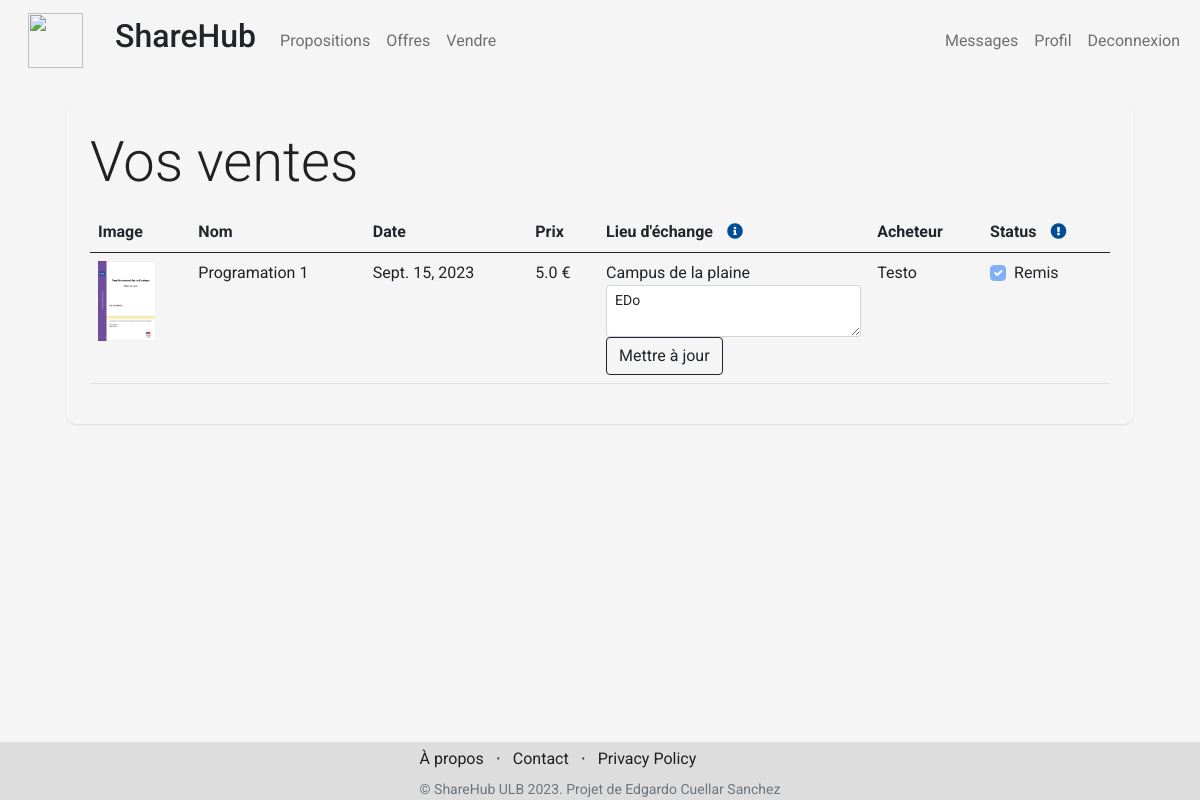
Before: /sales (signed in) with the older database file.
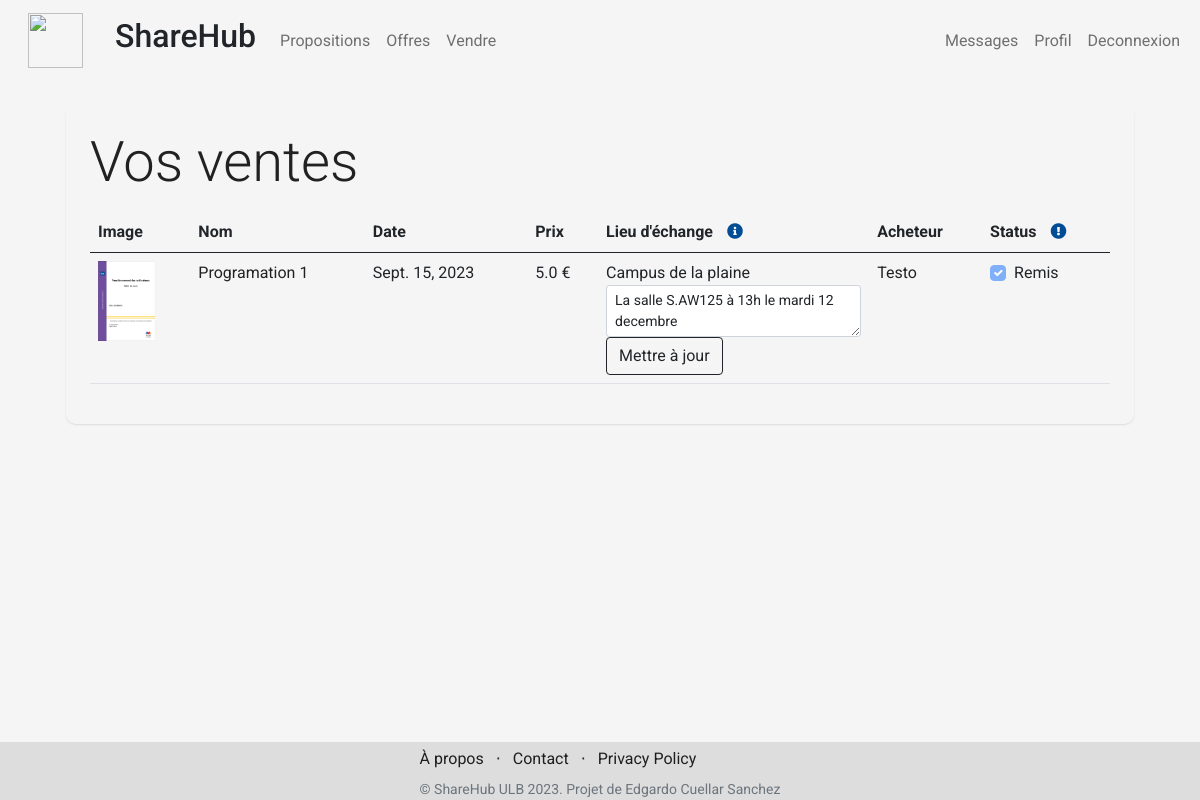
After: the same page with the newer database file.
### store/models/orders.py (models this page shows, shortened)
class Order(models.Model):
    product = models.ForeignKey(Products, on_delete=models.CASCADE)
    buyer = models.ForeignKey(
        Customer,
        on_delete=models.CASCADE,
        related_name='buyer_orders'  # Specify a related name for the buyer
    )
    seller = models.ForeignKey(
        Customer,
        on_delete=models.CASCADE,
        related_name='seller_orders'  # Specify a related name for the seller
    )
    price = models.IntegerField()
    place_description = models.CharField(max_length=200, default='', blank=True)
    date = models.DateField(default=datetime.datetime.today)
    status = models.BooleanField(default=False)
    rated = models.IntegerField(default=0)
    @staticmethod
    def get_orders_by_seller(seller_id):
        return Order.objects.filter(seller_id=seller_id).order_by('-date')

### store/models/product.py (models this page shows, shortened)
class Products(models.Model):
    user_id = models.CharField(max_length=50)
    name = models.CharField(max_length=60)
    price= models.IntegerField(default=0)
    category= models.ForeignKey(Category,on_delete=models.CASCADE,default=1 )
    condition= models.ForeignKey(Condition,on_delete=models.CASCADE,default=1 )
    place= models.ForeignKey(Place,on_delete=models.CASCADE,default=1 )
    description= models.CharField(max_length=250, default='', blank=True, null= True)
    image= models.ImageField(upload_to='products/')
    date = models.IntegerField(default=2000)
    sold = models.BooleanField(default=False)

### store/models/category.py (models this page shows, shortened)
class Place(models.Model):
    name= models.CharField(max_length=50)
    def __str__(self):
        return self.name

### store/models/customer.py (models this page shows, shortened)
class Customer(models.Model):
    first_name = models.CharField(max_length=50)
    last_name = models.CharField (max_length=50)
    description = models.CharField(max_length=288)
    faculty = models.CharField(max_length=50)
    email=models.EmailField()
    password = models.CharField(max_length=100)

### store/middlewares/auth.py (the view)
    def middleware(request):
        print(request.session.get('customer'))
        returnUrl = request.META['PATH_INFO']
        print(request.META['PATH_INFO'])
        if not request.session.get('customer'):
           return redirect(f'login?return_url={returnUrl}')
        response = get_response(request)
        return response

### store/templatetags/custom_filter.py (called while the page is built)
@register.filter(name='currency')
def currency(number):
    price = number / 100
    return str(price) + " €"

### store/views/sales.py (called while the page is built)
    def get(self , request ):
        if not request.session.get('customer'):
            return redirect('login')
        seller = request.session.get('customer')
        orders = Order.get_orders_by_seller(seller)
        return render(request , 'sales.html'  , {'orders' : orders})

### store/templates/sales.html (shortened to what this page needs)
{% extends 'base.html' %}
{% block content %}
{% load cart %}
{% load custom_filter %}
<div class="container">
   <div class="main-container p-4 m-4">
        <p class="display-4 pl-4 ml-4">Vos ventes</p>
        <table class="table">
            <thead>
                <tr>
                    <th>Image</th>
                    <th>Nom</th>
                    <th>Date</th>
                    <th>Prix</th>
                    <th>Lieu d'échange
                        <i class="fas fa-info-circle" style="color: #004D95; margin-left: 10px;" data-bs-toggle="tooltip" data-bs-html="true"
                            title="Veillez préciser la manière dont vous souhaitez remettre le produit, ou envoyez un message à votre acheteur.">
                        </i>
                    </th>
                    <th>Acheteur</th>
                    <th>Status
                    <i class="fas fa-exclamation-circle" style="color: #004D95; margin-left: 10px;" data-bs-toggle="tooltip" data-bs-html="true"
                        title="Lorsque vous indiquez le produit comme remis vous ne pouvez plus revenir en arrière.">
                    </i>
                    </th>
                </tr>
            </thead>
            <tbody>
                {% for order in orders %}
                <form action="/sales" method="POST" enctype="multipart/form-data">
                    <tr>
                        <td><img style="height: 80px;" class="" src="{{order.product.image.url}}" alt=""></td>
                        <td><a href="product/{{order.product.id}}">{{order.product.name}}</a></td>
                        <td>{{order.date}}</td>
                        <td>{{order.price|currency}}</td>
                        <td>
                            <label>{{order.product.place}}</label>
                            <div class="form-group">
                                <textarea type="text" name="place_description" id=""
                                value="{{values.description}}"
                                class=" form-control-sm form-control input-block"
                                placeholder="{{product.description}}">{{order.place_description}}</textarea>
                            </div>
                            <input type="submit" class="btn btn-outline-dark flex-shrink-0" value="Mettre à jour">
                        </td>
                        <td><a href="profile/{{order.buyer.id}}">{{order.buyer.first_name}}</a></td>
                        <td>
                            <div class="form-check">
                                <label class="form-check-label" for="statusCheckbox">
                                    Remis
                                </label>
                                <input class="form-check-input" type="checkbox" name="status" id="statusCheckbox"
                                {% if order.status %}checked disabled{% endif %}>
                            </div>
                        </td>
                    </tr>
                </form>
                {% endfor %}
            </tbody>
        </table>
   </div>
</div>
{% endblock %}

Changed rows visible on the page:
changed Order "Programation 1": place_description "EDo" → "La salle S.AW125 à 13h le mardi 12 decembre"
